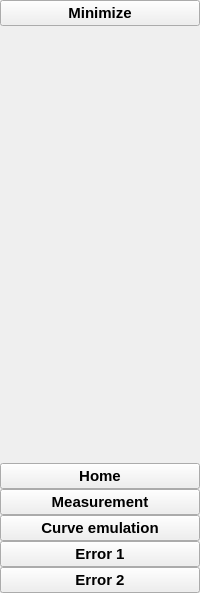
     <widget class="QWidget" name="full_menu_widget" native="true">
      <property name="sizePolicy">
       <sizepolicy hsizetype="Fixed" vsizetype="Fixed">
        <horstretch>0</horstretch>
        <verstretch>0</verstretch>
       </sizepolicy>
      </property>
      <property name="autoFillBackground">
       <bool>false</bool>
      </property>
      <property name="styleSheet">
       <string notr="true"/>
      </property>
      <layout class="QVBoxLayout" name="verticalLayout_2">
       <property name="spacing">
        <number>0</number>
       </property>
       <property name="leftMargin">
        <number>0</number>
       </property>
       <property name="topMargin">
        <number>0</number>
       </property>
       <property name="rightMargin">
        <number>0</number>
       </property>
       <property name="bottomMargin">
        <number>0</number>
       </property>
       <item>
        <widget class="QPushButton" name="menu_button_2">
         <property name="font">
          <font>
           <pointsize>11</pointsize>
           <bold>true</bold>
          </font>
         </property>
         <property name="cursor">
          <cursorShape>PointingHandCursor</cursorShape>
         </property>
         <property name="text">
          <string>Minimize</string>
         </property>
         <property name="icon">
          <iconset resource="resource.qrc">
           <normaloff>:/icon/icon/menu-4-32.ico</normaloff>:/icon/icon/menu-4-32.ico</iconset>
         </property>
         <property name="iconSize">
          <size>
           <width>14</width>
           <height>14</height>
          </size>
         </property>
         <property name="checkable">
          <bool>true</bool>
         </property>
        </widget>
       </item>
       <item>
        <spacer name="verticalSpacer_2">
         <property name="orientation">
          <enum>Qt::Orientation::Vertical</enum>
         </property>
         <property name="sizeHint" stdset="0">
          <size>
           <width>20</width>
           <height>437</height>
          </size>
         </property>
        </spacer>
       </item>
       <item>
        <widget class="QPushButton" name="connection_button_2">
         <property name="font">
          <font>
           <pointsize>11</pointsize>
           <bold>true</bold>
          </font>
         </property>
         <property name="cursor">
          <cursorShape>PointingHandCursor</cursorShape>
         </property>
         <property name="text">
          <string>Home</string>
         </property>
         <property name="icon">
          <iconset resource="resource.qrc">
           <normaloff>:/icon/icon/home-4-32.ico</normaloff>:/icon/icon/home-4-32.ico</iconset>
         </property>
         <property name="iconSize">
          <size>
           <width>14</width>
           <height>14</height>
          </size>
         </property>
         <property name="checkable">
          <bool>true</bool>
         </property>
         <property name="autoExclusive">
          <bool>true</bool>
         </property>
        </widget>
       </item>
       <item>
        <widget class="QPushButton" name="measurement_button_2">
         <property name="font">
          <font>
           <pointsize>11</pointsize>
           <bold>true</bold>
          </font>
         </property>
         <property name="cursor">
          <cursorShape>PointingHandCursor</cursorShape>
         </property>
         <property name="text">
          <string>Measurement</string>
         </property>
         <property name="icon">
          <iconset resource="resource.qrc">
           <normaloff>:/icon/icon/dashboard-32.ico</normaloff>:/icon/icon/dashboard-32.ico</iconset>
         </property>
         <property name="iconSize">
          <size>
           <width>14</width>
           <height>14</height>
          </size>
         </property>
         <property name="checkable">
          <bool>true</bool>
         </property>
         <property name="autoExclusive">
          <bool>true</bool>
         </property>
        </widget>
       </item>
       <item>
        <widget class="QPushButton" name="curve_button_2">
         <property name="font">
          <font>
           <pointsize>11</pointsize>
           <bold>true</bold>
          </font>
         </property>
         <property name="cursor">
          <cursorShape>PointingHandCursor</cursorShape>
         </property>
         <property name="text">
          <string>Curve emulation</string>
         </property>
         <property name="icon">
          <iconset resource="resource.qrc">
           <normaloff>:/icon/icon/graph-32.ico</normaloff>:/icon/icon/graph-32.ico</iconset>
         </property>
         <property name="iconSize">
          <size>
           <width>14</width>
           <height>14</height>
          </size>
         </property>
         <property name="checkable">
          <bool>true</bool>
         </property>
         <property name="autoExclusive">
          <bool>true</bool>
         </property>
        </widget>
       </item>
       <item>
        <widget class="QPushButton" name="error1_button_2">
         <property name="font">
          <font>
           <pointsize>11</pointsize>
           <bold>true</bold>
          </font>
         </property>
         <property name="cursor">
          <cursorShape>PointingHandCursor</cursorShape>
         </property>
         <property name="text">
          <string>Error 1</string>
         </property>
         <property name="icon">
          <iconset resource="resource.qrc">
           <normaloff>:/icon/icon/multiply-2-32.ico</normaloff>:/icon/icon/multiply-2-32.ico</iconset>
         </property>
         <property name="iconSize">
          <size>
           <width>14</width>
           <height>14</height>
          </size>
         </property>
         <property name="checkable">
          <bool>true</bool>
         </property>
         <property name="autoExclusive">
          <bool>true</bool>
         </property>
        </widget>
       </item>
       <item>
        <widget class="QPushButton" name="error2_button_2">
         <property name="font">
          <font>
           <pointsize>11</pointsize>
           <bold>true</bold>
          </font>
         </property>
         <property name="cursor">
          <cursorShape>PointingHandCursor</cursorShape>
         </property>
         <property name="text">
          <string>Error 2</string>
         </property>
         <property name="icon">
          <iconset resource="resource.qrc">
           <normaloff>:/icon/icon/elevator-32.ico</normaloff>:/icon/icon/elevator-32.ico</iconset>
         </property>
         <property name="iconSize">
          <size>
           <width>14</width>
           <height>14</height>
          </size>
         </property>
         <property name="checkable">
          <bool>true</bool>
         </property>
         <property name="autoExclusive">
          <bool>true</bool>
         </property>
        </widget>
       </item>
      </layout>
     </widget>
